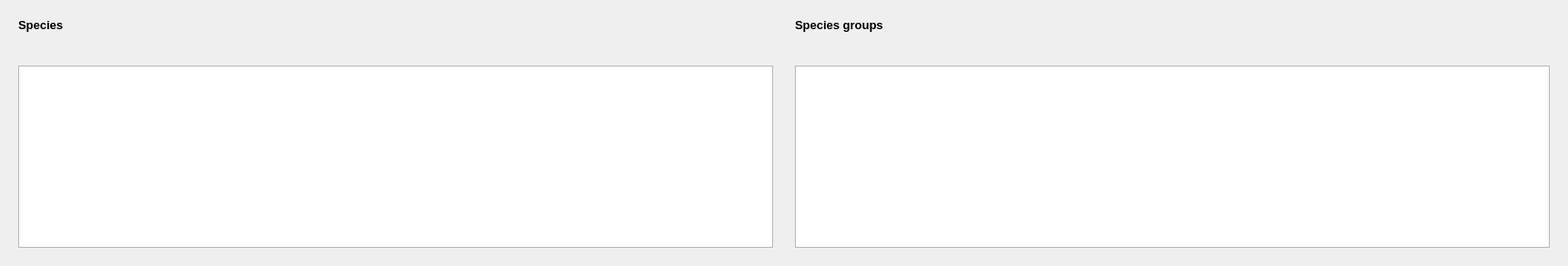
             <widget class="QWidget" name="stTab">
              <attribute name="title">
               <string>3 - Species</string>
              </attribute>
              <layout class="QHBoxLayout" name="horizontalLayout_5">
               <item>
                <widget class="QFrame" name="frame_28">
                 <property name="sizePolicy">
                  <sizepolicy hsizetype="Expanding" vsizetype="MinimumExpanding">
                   <horstretch>0</horstretch>
                   <verstretch>0</verstretch>
                  </sizepolicy>
                 </property>
                 <property name="maximumSize">
                  <size>
                   <width>16777215</width>
                   <height>565</height>
                  </size>
                 </property>
                 <property name="frameShape">
                  <enum>QFrame::NoFrame</enum>
                 </property>
                 <property name="frameShadow">
                  <enum>QFrame::Raised</enum>
                 </property>
                 <layout class="QGridLayout" name="gridLayout_8">
                  <item row="2" column="0" colspan="2">
                   <widget class="QTableView" name="speciesView">
                    <property name="minimumSize">
                     <size>
                      <width>350</width>
                      <height>200</height>
                     </size>
                    </property>
                    <property name="verticalScrollBarPolicy">
                     <enum>Qt::ScrollBarAsNeeded</enum>
                    </property>
                    <property name="sizeAdjustPolicy">
                     <enum>QAbstractScrollArea::AdjustIgnored</enum>
                    </property>
                    <property name="editTriggers">
                     <set>QAbstractItemView::DoubleClicked|QAbstractItemView::SelectedClicked</set>
                    </property>
                    <property name="selectionBehavior">
                     <enum>QAbstractItemView::SelectRows</enum>
                    </property>
                    <property name="sortingEnabled">
                     <bool>true</bool>
                    </property>
                   </widget>
                  </item>
                  <item row="1" column="0" colspan="2">
                   <widget class="QFrame" name="frame_13">
                    <property name="minimumSize">
                     <size>
                      <width>0</width>
                      <height>25</height>
                     </size>
                    </property>
                    <property name="frameShape">
                     <enum>QFrame::NoFrame</enum>
                    </property>
                    <property name="frameShadow">
                     <enum>QFrame::Raised</enum>
                    </property>
                    <layout class="QHBoxLayout" name="horizontalLayout_15">
                     <property name="spacing">
                      <number>3</number>
                     </property>
                     <property name="leftMargin">
                      <number>2</number>
                     </property>
                     <property name="topMargin">
                      <number>0</number>
                     </property>
                     <property name="rightMargin">
                      <number>2</number>
                     </property>
                     <property name="bottomMargin">
                      <number>0</number>
                     </property>
                     <item>
                      <spacer name="horizontalSpacer_22">
                       <property name="orientation">
                        <enum>Qt::Horizontal</enum>
                       </property>
                       <property name="sizeHint" stdset="0">
                        <size>
                         <width>771</width>
                         <height>20</height>
                        </size>
                       </property>
                      </spacer>
                     </item>
                     <item>
                      <widget class="QToolButton" name="speciesAdd">
                       <property name="sizePolicy">
                        <sizepolicy hsizetype="Fixed" vsizetype="Fixed">
                         <horstretch>0</horstretch>
                         <verstretch>0</verstretch>
                        </sizepolicy>
                       </property>
                       <property name="minimumSize">
                        <size>
                         <width>25</width>
                         <height>25</height>
                        </size>
                       </property>
                       <property name="toolTip">
                        <string>Add new species</string>
                       </property>
                       <property name="text">
                        <string/>
                       </property>
                       <property name="icon">
                        <iconset resource="../../BioDispersal/resources.qrc">
                         <normaloff>:/plugins/BioDispersal/icons/symbologyAdd.svg</normaloff>:/plugins/BioDispersal/icons/symbologyAdd.svg</iconset>
                       </property>
                       <property name="autoRaise">
                        <bool>true</bool>
                       </property>
                      </widget>
                     </item>
                     <item>
                      <widget class="QToolButton" name="speciesRemove">
                       <property name="sizePolicy">
                        <sizepolicy hsizetype="Fixed" vsizetype="Fixed">
                         <horstretch>0</horstretch>
                         <verstretch>0</verstretch>
                        </sizepolicy>
                       </property>
                       <property name="minimumSize">
                        <size>
                         <width>25</width>
                         <height>25</height>
                        </size>
                       </property>
                       <property name="toolTip">
                        <string>Delete selected species</string>
                       </property>
                       <property name="text">
                        <string/>
                       </property>
                       <property name="icon">
                        <iconset resource="../../BioDispersal/resources.qrc">
                         <normaloff>:/plugins/BioDispersal/icons/symbologyRemove.svg</normaloff>:/plugins/BioDispersal/icons/symbologyRemove.svg</iconset>
                       </property>
                       <property name="autoRaise">
                        <bool>true</bool>
                       </property>
                      </widget>
                     </item>
                    </layout>
                   </widget>
                  </item>
                  <item row="0" column="0">
                   <widget class="QLabel" name="label_102">
                    <property name="sizePolicy">
                     <sizepolicy hsizetype="Expanding" vsizetype="Fixed">
                      <horstretch>0</horstretch>
                      <verstretch>0</verstretch>
                     </sizepolicy>
                    </property>
                    <property name="font">
                     <font>
                      <pointsize>10</pointsize>
                      <weight>75</weight>
                      <bold>true</bold>
                     </font>
                    </property>
                    <property name="text">
                     <string>Species</string>
                    </property>
                   </widget>
                  </item>
                 </layout>
                </widget>
               </item>
               <item>
                <widget class="QFrame" name="frame_29">
                 <property name="sizePolicy">
                  <sizepolicy hsizetype="Expanding" vsizetype="MinimumExpanding">
                   <horstretch>0</horstretch>
                   <verstretch>0</verstretch>
                  </sizepolicy>
                 </property>
                 <property name="maximumSize">
                  <size>
                   <width>16777215</width>
                   <height>565</height>
                  </size>
                 </property>
                 <property name="frameShape">
                  <enum>QFrame::NoFrame</enum>
                 </property>
                 <property name="frameShadow">
                  <enum>QFrame::Raised</enum>
                 </property>
                 <layout class="QGridLayout" name="gridLayout_12">
                  <item row="2" column="0" colspan="2">
                   <widget class="QTableView" name="groupsView">
                    <property name="minimumSize">
                     <size>
                      <width>100</width>
                      <height>100</height>
                     </size>
                    </property>
                    <property name="verticalScrollBarPolicy">
                     <enum>Qt::ScrollBarAsNeeded</enum>
                    </property>
                    <property name="sizeAdjustPolicy">
                     <enum>QAbstractScrollArea::AdjustIgnored</enum>
                    </property>
                    <property name="editTriggers">
                     <set>QAbstractItemView::DoubleClicked|QAbstractItemView::SelectedClicked</set>
                    </property>
                    <property name="selectionBehavior">
                     <enum>QAbstractItemView::SelectRows</enum>
                    </property>
                    <property name="sortingEnabled">
                     <bool>true</bool>
                    </property>
                   </widget>
                  </item>
                  <item row="1" column="0" colspan="2">
                   <widget class="QFrame" name="frame_25">
                    <property name="minimumSize">
                     <size>
                      <width>0</width>
                      <height>25</height>
                     </size>
                    </property>
                    <property name="frameShape">
                     <enum>QFrame::NoFrame</enum>
                    </property>
                    <property name="frameShadow">
                     <enum>QFrame::Raised</enum>
                    </property>
                    <layout class="QHBoxLayout" name="horizontalLayout_16">
                     <property name="spacing">
                      <number>3</number>
                     </property>
                     <property name="leftMargin">
                      <number>2</number>
                     </property>
                     <property name="topMargin">
                      <number>0</number>
                     </property>
                     <property name="rightMargin">
                      <number>2</number>
                     </property>
                     <property name="bottomMargin">
                      <number>0</number>
                     </property>
                     <item>
                      <spacer name="horizontalSpacer_26">
                       <property name="orientation">
                        <enum>Qt::Horizontal</enum>
                       </property>
                       <property name="sizeHint" stdset="0">
                        <size>
                         <width>771</width>
                         <height>20</height>
                        </size>
                       </property>
                      </spacer>
                     </item>
                     <item>
                      <widget class="QToolButton" name="groupsAdd">
                       <property name="sizePolicy">
                        <sizepolicy hsizetype="Fixed" vsizetype="Fixed">
                         <horstretch>0</horstretch>
                         <verstretch>0</verstretch>
                        </sizepolicy>
                       </property>
                       <property name="minimumSize">
                        <size>
                         <width>25</width>
                         <height>25</height>
                        </size>
                       </property>
                       <property name="toolTip">
                        <string>Add species group</string>
                       </property>
                       <property name="text">
                        <string/>
                       </property>
                       <property name="icon">
                        <iconset resource="../../BioDispersal/resources.qrc">
                         <normaloff>:/plugins/BioDispersal/icons/symbologyAdd.svg</normaloff>:/plugins/BioDispersal/icons/symbologyAdd.svg</iconset>
                       </property>
                       <property name="autoRaise">
                        <bool>true</bool>
                       </property>
                      </widget>
                     </item>
                     <item>
                      <widget class="QToolButton" name="groupsRemove">
                       <property name="sizePolicy">
                        <sizepolicy hsizetype="Fixed" vsizetype="Fixed">
                         <horstretch>0</horstretch>
                         <verstretch>0</verstretch>
                        </sizepolicy>
                       </property>
                       <property name="minimumSize">
                        <size>
                         <width>25</width>
                         <height>25</height>
                        </size>
                       </property>
                       <property name="toolTip">
                        <string>Delete selected groups</string>
                       </property>
                       <property name="text">
                        <string/>
                       </property>
                       <property name="icon">
                        <iconset resource="../../BioDispersal/resources.qrc">
                         <normaloff>:/plugins/BioDispersal/icons/symbologyRemove.svg</normaloff>:/plugins/BioDispersal/icons/symbologyRemove.svg</iconset>
                       </property>
                       <property name="autoRaise">
                        <bool>true</bool>
                       </property>
                      </widget>
                     </item>
                    </layout>
                   </widget>
                  </item>
                  <item row="0" column="0">
                   <widget class="QLabel" name="label_103">
                    <property name="sizePolicy">
                     <sizepolicy hsizetype="Expanding" vsizetype="Fixed">
                      <horstretch>0</horstretch>
                      <verstretch>0</verstretch>
                     </sizepolicy>
                    </property>
                    <property name="font">
                     <font>
                      <pointsize>10</pointsize>
                      <weight>75</weight>
                      <bold>true</bold>
                     </font>
                    </property>
                    <property name="text">
                     <string>Species groups</string>
                    </property>
                   </widget>
                  </item>
                 </layout>
                </widget>
               </item>
              </layout>
             </widget>
